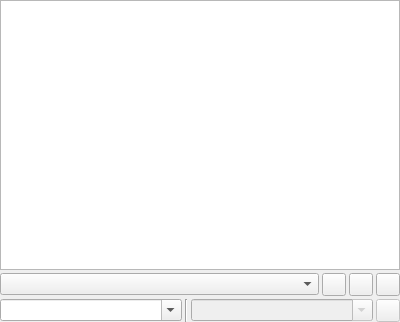
<?xml version="1.0" encoding="UTF-8"?>
<ui version="4.0">
 <class>IrcNetworkWidget</class>
 <widget class="QWidget" name="IrcNetworkWidget">
  <property name="geometry">
   <rect>
    <x>0</x>
    <y>0</y>
    <width>400</width>
    <height>322</height>
   </rect>
  </property>
  <property name="windowTitle">
   <string/>
  </property>
  <layout class="QVBoxLayout" name="verticalLayout">
   <property name="spacing">
    <number>3</number>
   </property>
   <property name="margin">
    <number>0</number>
   </property>
   <item>
    <widget class="QTextBrowser" name="messages">
     <property name="contextMenuPolicy">
      <enum>Qt::CustomContextMenu</enum>
     </property>
     <property name="toolTip">
      <string>Shows the network messages</string>
     </property>
     <property name="tabChangesFocus">
      <bool>true</bool>
     </property>
     <property name="openLinks">
      <bool>false</bool>
     </property>
    </widget>
   </item>
   <item>
    <layout class="QHBoxLayout" name="horizontalLayout_2">
     <item>
      <widget class="QComboBox" name="networkCombo">
       <property name="toolTip">
        <string>Select a network to connect to</string>
       </property>
      </widget>
     </item>
     <item>
      <widget class="QToolButton" name="connectButton">
       <property name="toolTip">
        <string/>
       </property>
       <property name="text">
        <string/>
       </property>
      </widget>
     </item>
     <item>
      <widget class="QToolButton" name="awayButton">
       <property name="toolTip">
        <string>Press to set the user status to AWAY</string>
       </property>
       <property name="text">
        <string/>
       </property>
      </widget>
     </item>
     <item>
      <widget class="QToolButton" name="editButton">
       <property name="toolTip">
        <string>Press to edit the networks</string>
       </property>
       <property name="text">
        <string/>
       </property>
      </widget>
     </item>
    </layout>
   </item>
   <item>
    <layout class="QHBoxLayout" name="horizontalLayout">
     <item>
      <widget class="QComboBox" name="nickCombo">
       <property name="sizePolicy">
        <sizepolicy hsizetype="Expanding" vsizetype="Fixed">
         <horstretch>0</horstretch>
         <verstretch>0</verstretch>
        </sizepolicy>
       </property>
       <property name="toolTip">
        <string>Select a nick name for the channel</string>
       </property>
       <property name="editable">
        <bool>true</bool>
       </property>
      </widget>
     </item>
     <item>
      <widget class="Line" name="line">
       <property name="orientation">
        <enum>Qt::Vertical</enum>
       </property>
      </widget>
     </item>
     <item>
      <widget class="QComboBox" name="channelCombo">
       <property name="enabled">
        <bool>false</bool>
       </property>
       <property name="sizePolicy">
        <sizepolicy hsizetype="Expanding" vsizetype="Fixed">
         <horstretch>0</horstretch>
         <verstretch>0</verstretch>
        </sizepolicy>
       </property>
       <property name="toolTip">
        <string>Enter the channel to join</string>
       </property>
       <property name="editable">
        <bool>true</bool>
       </property>
      </widget>
     </item>
     <item>
      <widget class="QToolButton" name="joinButton">
       <property name="enabled">
        <bool>false</bool>
       </property>
       <property name="toolTip">
        <string>Press to join the channel</string>
       </property>
       <property name="text">
        <string/>
       </property>
      </widget>
     </item>
    </layout>
   </item>
  </layout>
 </widget>
 <tabstops>
  <tabstop>networkCombo</tabstop>
  <tabstop>connectButton</tabstop>
  <tabstop>awayButton</tabstop>
  <tabstop>editButton</tabstop>
  <tabstop>nickCombo</tabstop>
  <tabstop>channelCombo</tabstop>
  <tabstop>joinButton</tabstop>
  <tabstop>messages</tabstop>
 </tabstops>
 <resources/>
 <connections/>
</ui>
